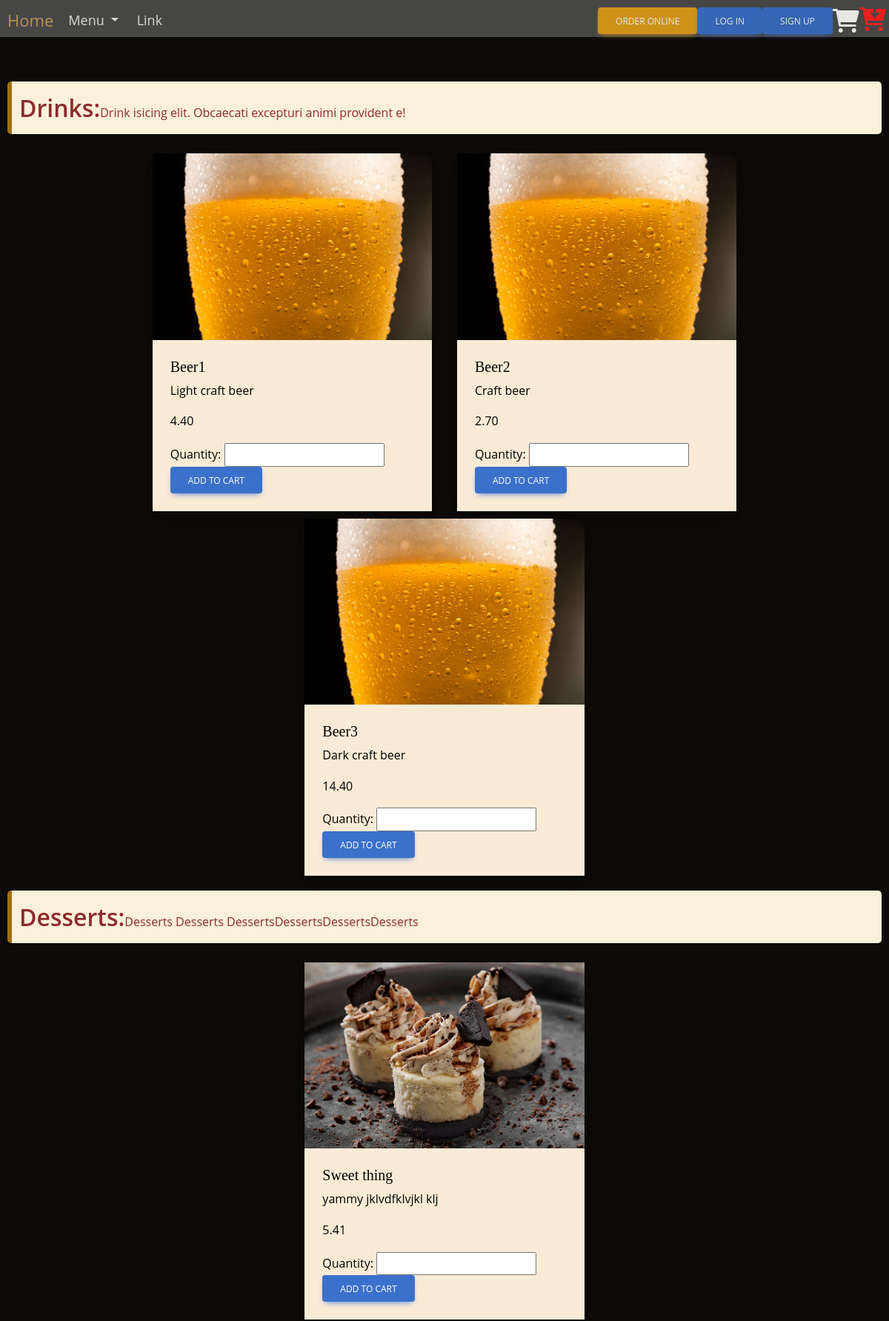
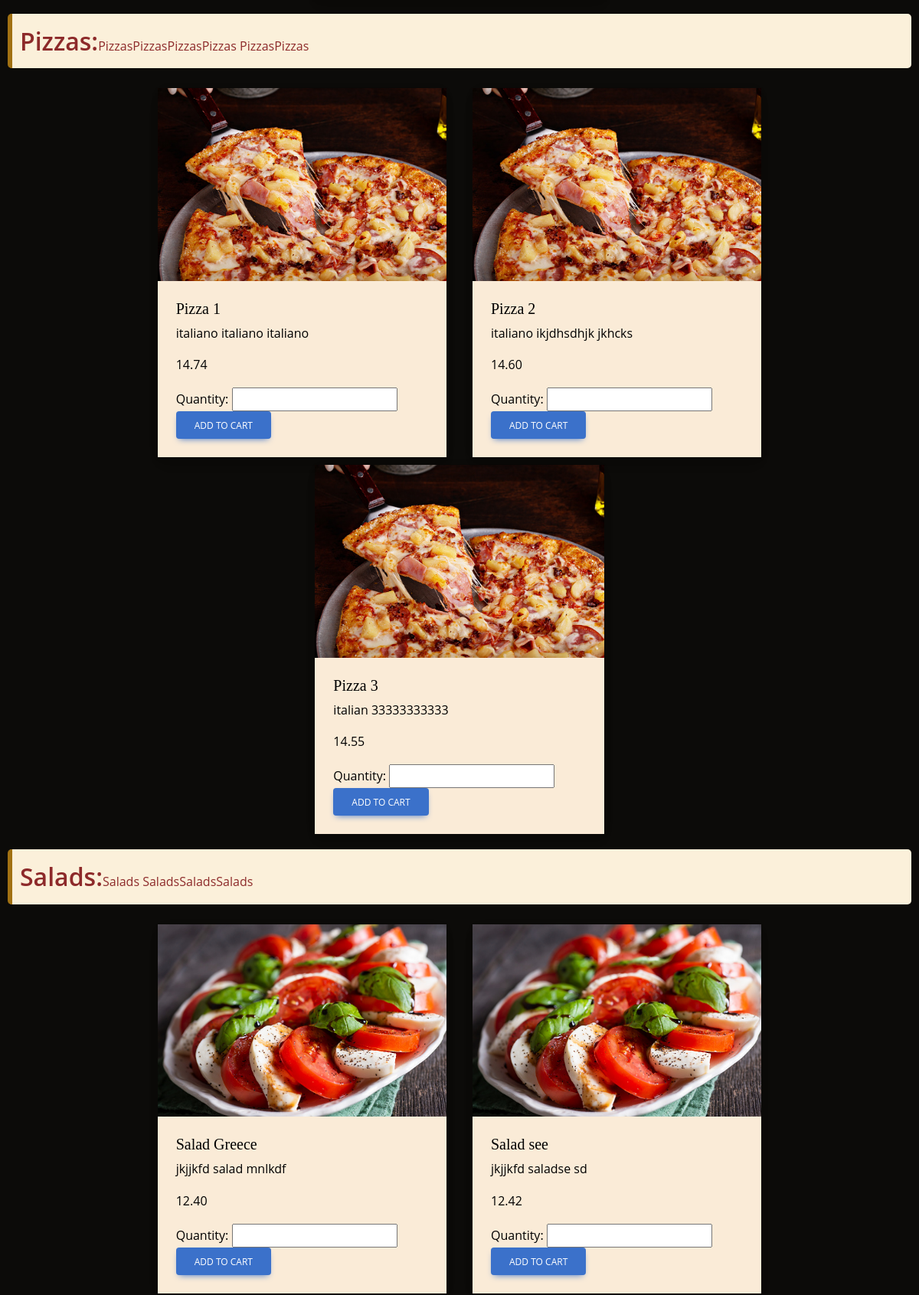
The page /category_list/ (upper part) on the database its author committed (2 pictures, top to bottom).
### app_sportbar/models.py (models this page shows, shortened)
class Category(models.Model):
    title = models.CharField(max_length = 50)
    image = models.ImageField(upload_to='images/%Y/%m/%d', max_length=100, blank=True)
    description = models.CharField( max_length=150, blank=True)
    slug = models.SlugField(max_length = 50)
    def get_absolute_url(self):
        return reverse('category', kwargs={'slug': self.slug})

class MenuPosition(models.Model):
    title = models.CharField(max_length=50)
    description = models.CharField( max_length=150, blank=True)
    price = models.DecimalField( max_digits=5, decimal_places=2)
    category =models.ForeignKey(Category, on_delete=models.CASCADE)
    image = models.ImageField(upload_to='images/%Y/%m/%d', max_length=100, blank=True)

### app_sportbar/views.py (the view)
# urls.py: path('category_list/',CategoryList.as_view() , name='categories'),
class CategoryList(ListView):
    model = Category
    def get_context_data(self, **kwargs):
        context = super().get_context_data(**kwargs)
        context['cart_form'] = CartAddProductForm()
        return context

### cart/forms.py
class CartAddProductForm(forms.Form):
    quantity = forms.IntegerField(min_value=1)
    update = forms.BooleanField(required=False, initial=False, widget=forms.HiddenInput)

### app_sportbar/forms.py
class SubscriptionForm(forms.ModelForm):
    captcha = CaptchaField()
    class Meta:
        model = SubscriptionContact
        fields= ['email']
        widgets = {
            'email':forms.EmailInput(attrs={'id':'form5Example21', 'class':'form-control'}),'captcha':forms.TextInput(attrs={'class':'form-control'})
        }

### app_sportbar/templatetags/custom_tags.py (called while the page is built)
@register.inclusion_tag('navbar.html')
def show_navbar(request_user):
    categories = Category.objects.all()
    return {'categories':categories, 'request_user':request_user}

@register.inclusion_tag('app_sportbar/form_template.html')
def show_form(form, button_text, form_action=''):
    return {'form':form, 'button_text':button_text, 'form_action':form_action}

@register.inclusion_tag('app_sportbar/menu.html')
def category(category, cart_form):
    return {'category':category, 'cart_form':cart_form}

@register.filter
def get_url(form_action_url):
    if form_action_url:
        return reverse(form_action_url)
    else:
        return form_action_url

@register.simple_tag()
def subscription_form():
    return SubscriptionForm()

### app_sportbar/templates/app_sportbar/category_list.html (shortened to what this page needs)
{% extends 'base.html' %}
{% load custom_tags %}
{% block content_base %}
  {% for category in object_list %}
    {% category category cart_form %}
  {% endfor %}
{% endblock content_base %}

### app_sportbar/templates/app_sportbar/menu.html (shortened to what this page needs)
<div class="note note-warning mb-3">
  <strong>{{category.title}}:</strong>{{category.description}}
</div>
<div class="row">
  {% for item in category.menuposition_set.all %}
  <div class="col-md-4">
    <div class="card">
      <img src="{{item.image.url}}"/>
      <div class="card-body">
        <h5 class="card-title" id="card-title{{item.id}}">{{item.title}}</h5>
        <p class="card-text">{{item.description}}</p>
        <p class="card-text">{{item.price}}</p>
        <form action="{% url 'cart:cart_add' item.id %}" method="post" id="addToCartForm{{item.id}}">
            {{cart_form}}
            <input type="button" value="Add to cart" class="btn btn-primary" data-mdb-toggle="modal" data-mdb-target="#exampleModal" data-get-product-title="card-title{{item.id}}" onclick="passInModal(event)">
        </form>
      </div>
    </div>
  </div>
  {% endfor %}
</div>

### app_sportbar/static/app_sportbar/css/style.css (style rules this page uses)
body { font-family: "Open Sans", sans-serif; background: #0c0b09; color: #fff; }
h1, h2, h3, h4, h5, h6 { font-family: "Playfair Display", serif; }

### app_sportbar/static/app_sportbar/css/menu_page.css (style rules this page uses)
.card-body { color: black; background-color: antiquewhite; }
.row { grid-gap: 10px; justify-content: center; padding: 10px; }
.note { color: #8d2a2a; margin: 10px; }
.note strong { font-size: xx-large; }

### rows shown on the page
Category: title "Drinks", description "Drink isicing elit. Obcaecati excepturi animi provident e!"
MenuPosition: image (picture), title "Beer1", description "Light craft beer", price "4.40"
MenuPosition: image (picture), title "Beer2", description "Craft beer", price "2.70"
MenuPosition: image (picture), title "Beer3", description "Dark craft beer", price "14.40"
Category: title "Desserts", description "Desserts Desserts DessertsDessertsDessertsDesserts"
MenuPosition: image (picture), title "Sweet thing", description "yammy jklvdfklvjkl klj", price "5.41"
Category: title "Pizzas", description "PizzasPizzasPizzasPizzas PizzasPizzas"
MenuPosition: image (picture), title "Pizza 1", description "italiano italiano italiano", price "14.74"
MenuPosition: image (picture), title "Pizza 2", description "italiano ikjdhsdhjk jkhcks", price "14.60"
MenuPosition: image (picture), title "Pizza 3", description "italian 33333333333", price "14.55"
Category: title "Salads", description "Salads SaladsSaladsSalads"
MenuPosition: image (picture), title "Salad Greece", description "jkjjkfd salad mnlkdf", price "12.40"
MenuPosition: image (picture), title "Salad see", description "jkjjkfd saladse sd", price "12.42"
